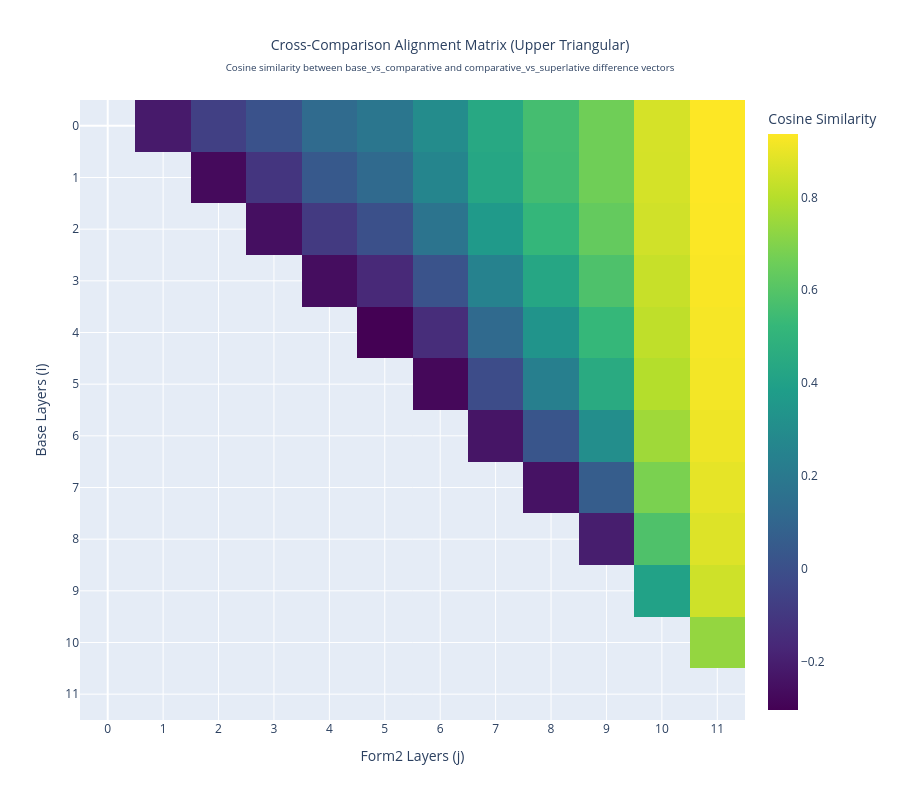

Notebook source saved alongside this figure:
### Code cell
# Visualize the cross-comparison alignment matrix with Plotly
import plotly.graph_objects as go

# Extract upper triangular matrix
upper_matrix = cross_comparison_matrix.triu(1).numpy()
upper_matrix[upper_matrix == 0] = np.nan  # Set lower triangle to NaN for better visualization

# Create the interactive heatmap
fig = go.Figure(data=go.Heatmap(
    z=upper_matrix,
    x=list(range(12)),
    y=list(range(12)),
    colorscale='Viridis',
    hovertemplate='Base Layer: %{y}<br>Form2 Layer: %{x}<br>Cosine Similarity: %{z:.4f}<extra></extra>',
    colorbar=dict(title='Cosine Similarity')
))

fig.update_layout(
    title={
        'text': 'Cross-Comparison Alignment Matrix (Upper Triangular)<br><sub>Cosine similarity between base_vs_comparative and comparative_vs_superlative difference vectors</sub>',
        'x': 0.5,
        'xanchor': 'center',
        'font': {'size': 14}
    },
    xaxis_title='Form2 Layers (j)',
    yaxis_title='Base Layers (i)',
    width=900,
    height=800,
    hovermode='closest',
    xaxis={'tickmode': 'linear', 'tick0': 0, 'dtick': 1},
    yaxis={'tickmode': 'linear', 'tick0': 0, 'dtick': 1, 'autorange': 'reversed'},
)

fig.show()

print(f"\nInterpretation:")
print(f"- M[i,j] = average cosine similarity between difference vectors at base layer i, position j")
print(f"- Compares: base→comp direction vs comparative→superlative direction")
print(f"- Upper triangular (j > i) shows forward layer flow")
print(f"- Hover over cells for exact similarity scores")
print(f"- Values closer to 1.0 = directions are aligned across both comparisons")

### Figure 1 — Plotly figure (JSON) as saved in the notebook; plotly's stock layout.template omitted (floating-point values rounded to 4 significant figures; data arrays with more than 128 entries replaced by an {"elided": "..."} marker saying what was removed)
{"data": [{"colorbar": {"title": {"text": "Cosine Similarity"}}, "colorscale": [[0, "#440154"], [0.1111, "#482878"], [0.2222, "#3e4989"], [0.3333, "#31688e"], [0.4444, "#26828e"], [0.5556, "#1f9e89"], [0.6667, "#35b779"], [0.7778, "#6ece58"], [0.8889, "#b5de2b"], [1, "#fde725"]], "hovertemplate": "Base Layer: %{y}<br>Form2 Layer: %{x}<br>Cosine Similarity: %{z:.4f}<extra></extra>", "type": "heatmap", "x": [0, 1, 2, 3, 4, 5, 6, 7, 8, 9, 10, 11], "y": [0, 1, 2, 3, 4, 5, 6, 7, 8, 9, 10, 11], "z": {"elided": "12x12 float values"}}], "layout": {"height": 800, "hovermode": "closest", "title": {"font": {"size": 14}, "text": "Cross-Comparison Alignment Matrix (Upper Triangular)<br><sub>Cosine similarity between base_vs_comparative and comparative_vs_superlative difference vectors</sub>", "x": 0.5, "xanchor": "center"}, "width": 900, "xaxis": {"dtick": 1, "tick0": 0, "tickmode": "linear", "title": {"text": "Form2 Layers (j)"}}, "yaxis": {"autorange": "reversed", "dtick": 1, "tick0": 0, "tickmode": "linear", "title": {"text": "Base Layers (i)"}}}}
